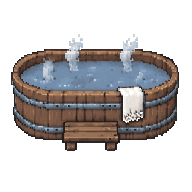
#> input picture tools/tavern/props_src/bathtub_s43.png, 192 x 192 px
$ python -i artlib.py   (imports and definitions only)
#> lines starting #> are read from the running program, lines starting #| are printed output that depends on the picture
#> further down, picture is the input picture: PIL image 192x192 RGBA; mean R, G, B, A 45.9, 42.4, 42.3, 102.1
# Shared helpers for the tavern's new props (props_art.py): loading Winlu pieces, premultiplied downscaling of PixelLab
# pictures, hard alpha, the Winlu-like soft drop shadow, outlines, colour grading towards Winlu's wood, and small
# painting primitives (anti-aliased shapes drawn 4x larger and reduced).
import os
import numpy as np
from PIL import Image, ImageDraw, ImageFilter

# pictures made from numpy arrays share the array's memory and are read-only: always hand out a writable copy
_fromarray = Image.fromarray
if not getattr(Image.fromarray, "_copying", False):
    def _fromarray_copy(*a, **k):
        return _fromarray(*a, **k).copy()
    _fromarray_copy._copying = True
    Image.fromarray = _fromarray_copy

HERE = os.path.dirname(os.path.abspath(__file__))
ROOT = os.path.abspath(os.path.join(HERE, "..", "..")).replace("\\", "/") + "/"
WINLU = ROOT + "img/tilesets/Winlu Fantasy Tileset - Interior/Remaster/"
SRC = os.path.join(HERE, "props_src")
SHEETS = {"B": "Fantasy_Inside_B", "C": "Fantasy_Inside_C", "D": "Fantasy_Inside_D", "E": "Fantasy_Inside_Shops",
          "A2": "Fantasy_Inside_A2", "A3": "Fantasy_Inside_A3", "A4": "Fantasy_Inside_A4", "A5": "Fantasy_Inside_A5"}
_cache = {}

# [5 lines left out: function sheet, not called in this run]

def cell(name, c, r, w=1, h=1):
    """a block of 48 px cells from a Winlu tile sheet"""
    return sheet(name).crop((c * 48, r * 48, (c + w) * 48, (r + h) * 48))

# [32 lines left out: functions char_frame, bbox, premul_resize, harden, not called in this run]

def sharpen(img, radius=0.8, percent=60):
#> called with radius = 0.8, percent = 60
    rgb = img.convert("RGB").filter(ImageFilter.UnsharpMask(radius=radius, percent=percent, threshold=2))
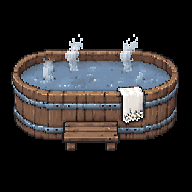
#> rgb: PIL image 192x192 RGB; mean R, G, B 46, 42.5, 42.4
    out = rgb.convert("RGBA"); out.putalpha(img.getchannel("A"))
    return out

# [18 lines left out: functions reduce, grade, not called in this run]

SHADOW = (40, 34, 40)
# [41 lines left out: functions drop_shadow, ellipse_shadow, outline, not called in this run]

class Canvas4:
    """draw at 4x with anti-aliasing, then reduce to 1x (soft painted edges, like Winlu's)"""
    # [4 lines left out: function __init__, not called in this run]
    def s(self, *v):
        return [x * self.k for x in v]
    def rect(self, x0, y0, x1, y1, fill, outline=None, width=1):
        self.d.rectangle(self.s(x0, y0, x1, y1), fill=fill, outline=outline, width=max(1, int(round(width * self.k))) if outline else 0)
    def rrect(self, x0, y0, x1, y1, r, fill, outline=None, width=1):
        self.d.rounded_rectangle(self.s(x0, y0, x1, y1), radius=r * self.k, fill=fill, outline=outline, width=max(1, int(round(width * self.k))) if outline else 0)
    def ellipse(self, x0, y0, x1, y1, fill, outline=None, width=1):
        self.d.ellipse(self.s(x0, y0, x1, y1), fill=fill, outline=outline, width=max(1, int(round(width * self.k))) if outline else 0)
    def poly(self, pts, fill, outline=None):
        self.d.polygon([(x * self.k, y * self.k) for x, y in pts], fill=fill, outline=outline)
    def line(self, pts, fill, width=1):
        self.d.line([(x * self.k, y * self.k) for x, y in pts], fill=fill, width=max(1, int(width * self.k)))
    def arc(self, box, start, end, fill, width=1):
        self.d.arc(self.s(*box), start, end, fill=fill, width=max(1, int(width * self.k)))
    def done(self, t=90):
        out = premul_resize(self.im, (self.w, self.h), Image.BOX)
        return harden(out, t) if t else out

def paste(dst, src, x, y):
    dst.alpha_composite(src, (int(x), int(y)))
    return dst

# [10 lines left out: function recolour, not called in this run]

>>> from PIL import Image
>>> picture = Image.open('props_src/bathtub_s43.png')
>>> result = sharpen(picture)

$ run again, on tools/tavern/props_src/board_192_s11.png
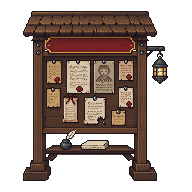
#> input picture tools/tavern/props_src/board_192_s11.png, 192 x 192 px
#> picture is the input picture: PIL image 192x192 RGBA; mean R, G, B, A 46.9, 33.9, 27.9, 121.6
#> in sharpen, `rgb = img.convert("RGB").filter(ImageFilter.UnsharpMask(radius=radius,..`:
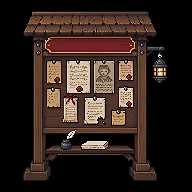
#> rgb: PIL image 192x192 RGB; mean R, G, B 47.2, 34.1, 28
#> in sharpen, `out.putalpha(img.getchannel('A'))`:
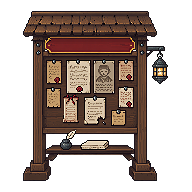
#> out: PIL image 192x192 RGBA; mean R, G, B, A 47.2, 34.1, 28, 121.6; transparent parts drawn white

$ run again, on tools/tavern/props_src/board_256_s7.png
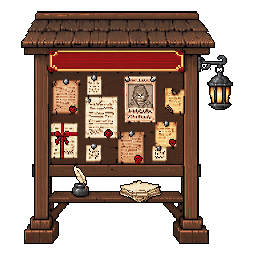
#> input picture tools/tavern/props_src/board_256_s7.png, 256 x 256 px
#> picture is the input picture: PIL image 256x256 RGBA; mean R, G, B, A 59.4, 39.8, 29.8, 134.5
#> in sharpen, `rgb = img.convert("RGB").filter(ImageFilter.UnsharpMask(radius=radius,..`:
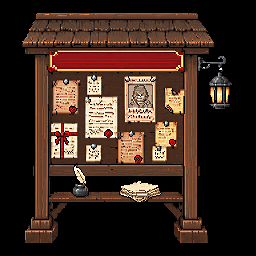
#> rgb: PIL image 256x256 RGB; mean R, G, B 60.1, 40.3, 30.3
#> in sharpen, `out.putalpha(img.getchannel('A'))`:
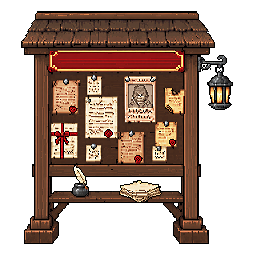
#> out: PIL image 256x256 RGBA; mean R, G, B, A 60.1, 40.3, 30.3, 134.5; transparent parts drawn white

$ run again, on tools/tavern/props_src/coat_rack_s31.png
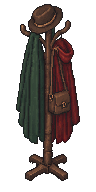
#> input picture tools/tavern/props_src/coat_rack_s31.png, 96 x 192 px
#> picture is the input picture: PIL image 96x192 RGBA; mean R, G, B, A 25.9, 19.2, 16.8, 103.3
#> in sharpen, `rgb = img.convert("RGB").filter(ImageFilter.UnsharpMask(radius=radius,..`:
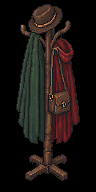
#> rgb: PIL image 96x192 RGB; mean R, G, B 26.1, 19.4, 17
